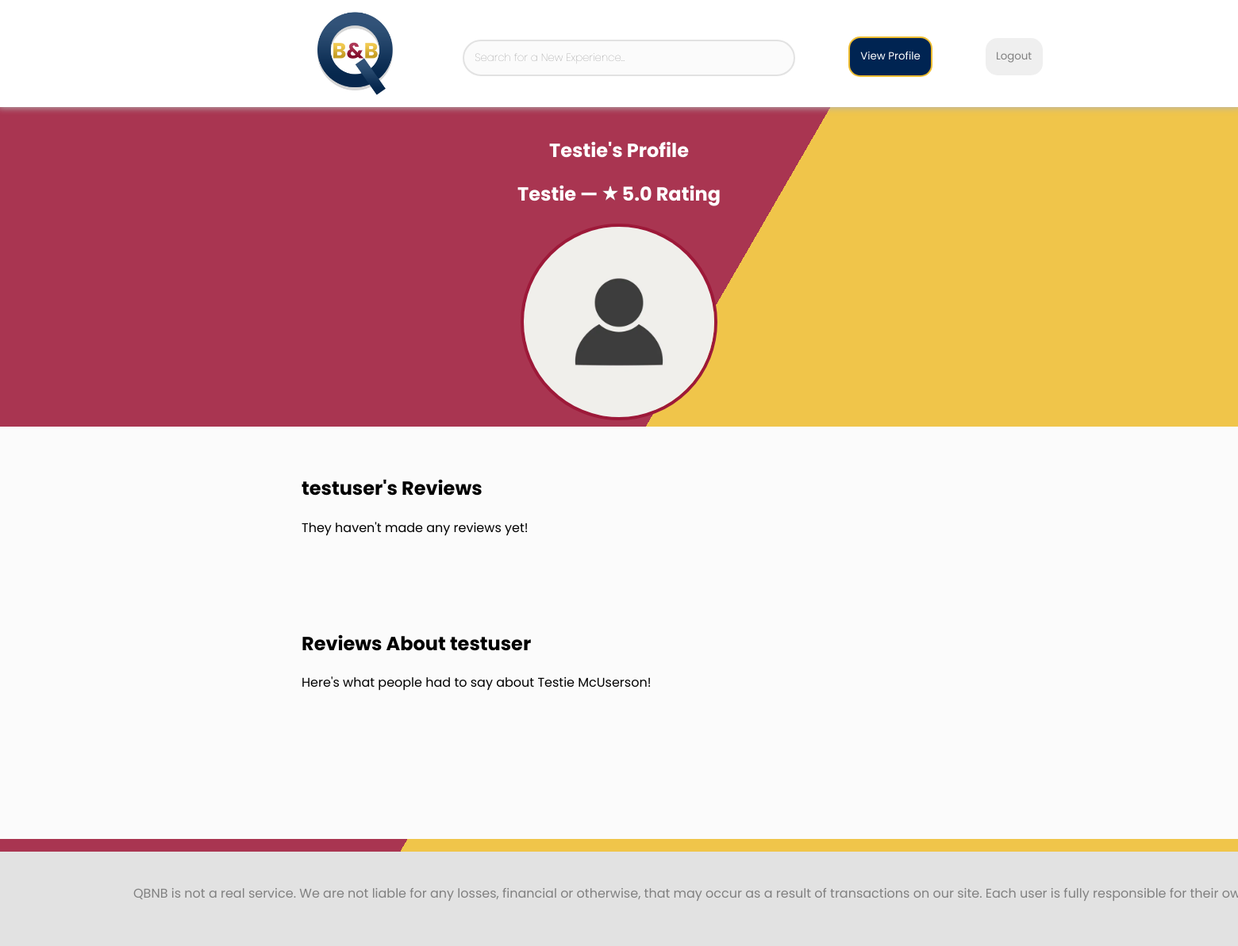
The page /profile/2 (signed in) on the database its author committed.
### qbnb/models.py (models this page shows, shortened)
class User(UserMixin, db.Model):
    __tablename__ = 'users'
    id = db.Column(db.Integer,
                   primary_key=True,
                   autoincrement=True,
                   unique=True)
    username = db.Column(db.String(80),
                         unique=True,
                         nullable=False)
    email = db.Column(db.String(120),
                      unique=True,
                      nullable=False)
    password = db.Column(db.String(120),
                         unique=False,
                         nullable=False)
    rating = db.Column(db.String(120),
                       unique=False,
                       nullable=False)
    propertyReview = db.Column(db.String(120),
                               unique=False,
                               nullable=True)
    userReview = db.Column(db.String(120),
                           unique=False,
                           nullable=True)
    balance = db.Column(db.Float,
                        nullable=False)
    billingAddress = db.Column(db.String(120),
                               unique=False,
                               nullable=False)
    postalCode = db.Column(db.String(6),
                           unique=False,
                           nullable=False)
    firstName = db.Column(db.String(15),
                          unique=False,
                          nullable=False)
    surname = db.Column(db.String(20),
                        unique=False,
                        nullable=False)
    authenticated = db.Column(db.Boolean,
                              default=False)

### qbnb/__main__.py (the view)
@app.route('/profile/<int:id>', methods=['GET', 'POST'])
@login_required
def profile(id):
    if request.method == 'GET':
        user = db.session.query(User).get(id)
        if str(current_user.get_id()) == str(id):
            idPass = True
            pickedGreeting = random.choice(greetings)
        else:
            idPass = False
            pickedGreeting = ""
        userData = {
            "username": user.username,
            "email": user.email,
            "billingAddress": user.billingAddress,
            "postalCode": user.postalCode,
            "firstName": user.firstName,
            "surname": user.surname,
            "rating": user.rating,
            "propertyReviews": ['Hello'],  # CHANGE
            "userReviews": user.userReview,
            "balance": user.balance
        }  # Get user information from DB
        print(userData)
        userInfo = get_info()  # Check if user is signed in
        return render_template('profile.html',
                               userData=userData,
                               greeting=pickedGreeting,
                               userInformation=userInfo[0],
                               user=userInfo[1],
                               idPass=idPass)

### qbnb/__main__.py (called while the page is built)
@login_manager.user_loader
def load_user(id):
    return db.session.query(User).get(id)

def get_info():
    user = db.session.query(User).get(current_user.get_id())
    if user is None:
        return [None, False]
    else:
        return [user, True]

### qbnb/templates/profile.html (shortened to what this page needs)
{% extends 'base.html' %}
{% block body %}
<div class="main-container-profiles">
        {% if userData %}
            <div class="profile-container">
                <div class="core-profile">
                    <div class="user-greeting">
                        {% if idPass %}
                            <h2 style="color:white">{{ greeting }}, {{ userData.firstName }}</h2>
                        {% else %}
                            <h2 style="color:white">{{ userData.firstName }}'s Profile</h2>
                        {% endif %}
                    </div>
                    <div class="profile-main">
                        <h2 style="text-align:center;color:white">{{ userData.firstName }} — <img class="rating-img"  src="{{url_for('static', filename='rating.png')}}"> {{ userData.rating }} Rating</h2>
                        <div class="pfp-container">
                            <img class="profile-picture" src="{{url_for('static', filename='pfp_placeholder.jpeg')}}">
                        </div>
                </div>
                {% if idPass %}
                <div class="profile-quick-container">
                    <div class="profile-changables-container" style="text-align:left">
                        <div class="reviews-container">
                            <h2>Your Balance</h2>
                            Current Balance: ${{ userData.balance }}
                            <div class="profile-header">
                                <p>Add To Your Balance?</p>
                                <button class="standard-button" style="justify-self:center;">Add Balance</button>
                            </div>
                        </div>
                        <hr class="short-hr">
                        {% if userData.propertyReviews %}
                            <div class="reviews-container">
                                <h2>Your Reviews</h2>
                                    <p>You haven't made any reviews yet!</p>
                            </div>
                        {% else %}
                            <div class="reviews-container">
                                <h2>Your Reviews</h2>
                                    <p>Not coded yet.</p>
                            </div>
                        {% endif %}
                        {% if userData.userReviews %}
                            <div class="reviews-container">
                                <h2>Reviews About You</h2>
                                    <p>Here's what people had to say about you!</p>
                            </div>
                            <hr>
                        {% else %}
                            <div class="reviews-container">
                                <h2>Reviews About You</h2>
                                    <p>Nobody has reviewed you yet. Put yourself out there!</p>
                            </div>
                            <hr>
                        {% endif %}
                    </div>
                    </div>
                </div>
                <div class="changables-container">
                    <div class="profile-header">
                        <h1>Your Changable Information</h1>
                        <p>This is your on-file information that can be changed.</p>
                    </div>
                    <hr>
                    <div class="profile-changables-container">
                        <h2 class="profile-head"><b>Display Name: </b>{{ userData.username }}</h2>
                        <h2 class="profile-head"><b>Email: </b>{{ userData.email }}</h2>
                        <h2 class="profile-head"><b>Address: </b>{{ userData.billingAddress }}</h2>
                        <h2 class="profile-head"><b>Postal Code: </b>{{ userData.postalCode }}</h2>
                    </div>
                    <div class="profile-header">
                        <p>Edit Your Information?</p>
                        <a href="/update/{{ userInformation.id }}"><button class="standard-button">Edit</button></a>
                    </div>
                </div>
            </div>
                {% else %}
                <div class="profile-quick-container">
                    <div class="profile-changables-container" style="text-align:left">
                        {% if userData.propertyReviews %}
                            <div class="reviews-container">
                                <h2>{{ userData.username}}'s Reviews</h2>
                                    <p>They haven't made any reviews yet!</p>
                            </div>
                        {% else %}
                            <div class="reviews-container">
                                <h2>{{ userData.username}}'s Reviews</h2>
                                    <p>Not coded yet.</p>
                            </div>
                        {% endif %}
                        {% if userData.userReviews %}
                            <div class="reviews-container">
                                <h2>Reviews About {{ userData.username}}</h2>
                                    <p>Here's what people had to say about {{ userData.firstName}} {{userData.surname}}!</p>
                            </div>
                        {% else %}
                            <div class="reviews-container">
                                <h2>Reviews About {{ userData.username}}</h2>
                                    <p>Nobody has reviewed {{ userData.username}} yet. Check back later, or be the first!</p>
                            </div>
                        {% endif %}
                    </div>
                    </div>
                {% endif %}
            </div>
            </div>
        {% else %}
            <h2>
                There was an error. Please return to the homepage.
                If the issue persists, please contact support.
            </h2>
        {% endif %}
</div>
{% endblock %}

### qbnb/static/styles.css (style rules this page uses)
body { font-family: 'Poppins', sans-serif; font-weight: normal; }
.main-container-profiles { display: flex; justify-content: center; flex-grow: 1 1 200px; }
.core-profile { background-color: rgba(255, 255, 255, 0); }
.user-greeting { text-align: center; }
.profile-main { min-width: 50em; }
.profile-container { display: flex; flex-direction: column; margin: 0.5vh 1em 0.5vh 1em; }
.profile-quick-container { text-align: center; background-color: #FBFBFB; margin: 0 -25em 0 -25em; padding: 0 25em 0 25em; min-height: 65vh; }
.reviews-container { padding-top: 5vh; padding-bottom: 5vh; }
.rating-img { width: 20px; }
.profile-picture { width: 15em; border-width: 2px; border-radius: 100%; object-fit: cover; border: solid 4px rgb(157,25,57); }
.pfp-container { display: flex; justify-content: center; padding-bottom: 1vh; }

### rows shown on the page
User: firstName "Testie", rating "5.0", username "testuser", surname "McUserson"
